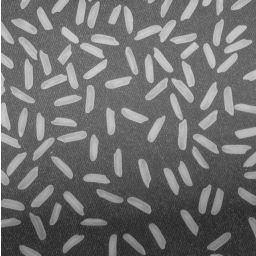
%> input picture general/matlab/as06/ex_10.jpg, 256 x 256 px
$ octave ex10.m   (GNU Octave 9; MATLAB toolbox functions it lacks are replaced by stand-ins)
%> lines starting %> are read from the running program, lines starting %| are printed output that depends on the picture; in (x1, y1, x2, y2) boxes, pixels count from 0 and x2, y2 are one past the last pixel; in counts of white or black regions, pixels touching at a corner belong together; the program's own positions count from 1
I = imread('ex_10.jpg');
%> I is the input picture: size 256x256x3 uint8; min 34, max 255, mean 111.8
I = rgb2gray(I);
%> I: size 256x256 uint8

BW = im2bw(I);
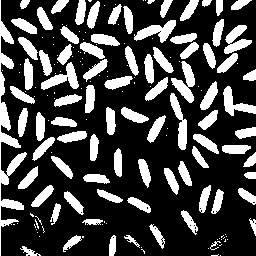
%> BW: size 256x256 logical; 27.2% white; 171 white regions (87 under 20 px), largest, box (x1, y1, x2, y2) and area: (0, 0, 27, 256) 1513, (171, 61, 195, 103) 462, (134, 20, 176, 43) 444

S = strel('disk', 15);

D = imdilate(BW, S);
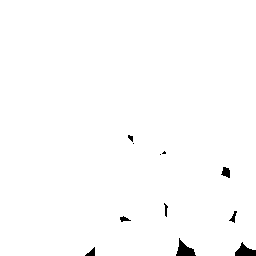
%> D: size 256x256 logical; 99.1% white; 11 black regions (3 under 20 px), largest, box (x1, y1, x2, y2) and area: (176, 238, 196, 256) 186, (235, 242, 256, 256) 170, (221, 167, 230, 178) 68

T = D - BW;
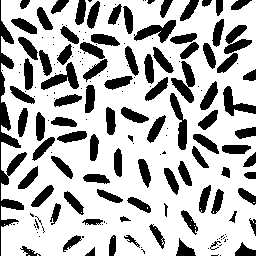
%> T: size 256x256 double; values 0 (black) and 1 (white), 71.9% white; 182 black regions (90 under 20 px), largest, box (x1, y1, x2, y2) and area: (0, 0, 27, 256) 1513, (171, 61, 195, 103) 462, (134, 20, 176, 43) 444

imshow(T);

$ run again, with general/matlab/as06/ex_02.JPG copied over general/matlab/as06/ex_10.jpg
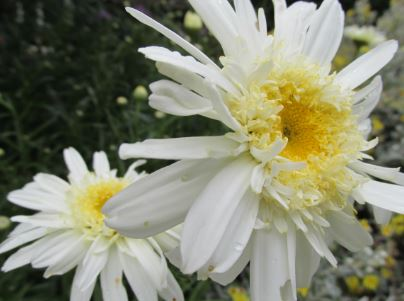
%> input picture general/matlab/as06/ex_02.JPG, 404 x 301 px
%> I is the input picture: size 301x404x3 uint8; mean R, G, B 132, 133.7, 111.8
%> I: size 301x404 uint8
%> `BW = im2bw(I);`:
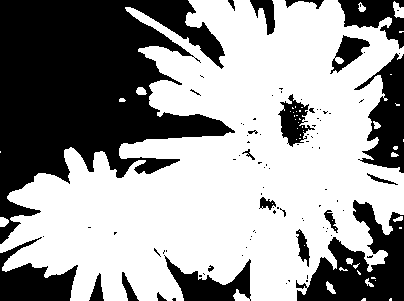
%> BW: size 301x404 logical; 60.3% white; 95 black regions (74 under 20 px), largest, box (x1, y1, x2, y2) and area: (0, 0, 235, 244) 30239, (296, 200, 404, 301) 5480, (354, 53, 404, 173) 3078
%> D: size 301x404 logical; 84.1% white; 9 black regions (2 under 20 px), largest, box (x1, y1, x2, y2) and area: (0, 0, 146, 182) 17830, (0, 280, 57, 301) 827, (390, 243, 404, 290) 282
%> `T = D - BW;`:
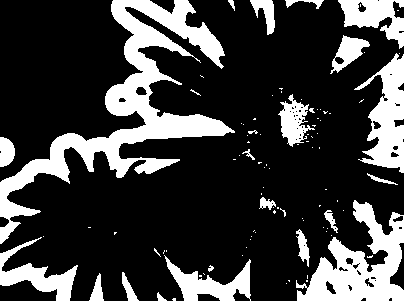
%> T: size 301x404 double; values 0 (black) and 1 (white), 23.8% white; 96 white regions (74 under 20 px), largest, box (x1, y1, x2, y2) and area: (0, 0, 235, 244) 11868, (296, 200, 404, 301) 5185, (354, 53, 404, 173) 2995

$ run again, with general/matlab/as06/ex_07.JPG copied over general/matlab/as06/ex_10.jpg
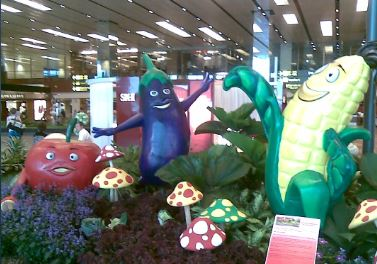
%> input picture general/matlab/as06/ex_07.JPG, 377 x 264 px
%> I is the input picture: size 264x377x3 uint8; mean R, G, B 105.3, 115.7, 108.9
%> I: size 264x377 uint8
%> `BW = im2bw(I);`:
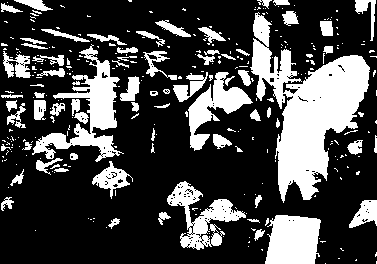
%> BW: size 264x377 logical; 27.8% white; 308 white regions (233 under 20 px), largest, box (x1, y1, x2, y2) and area: (250, 12, 370, 203) 9443, (32, 44, 124, 162) 3213, (265, 215, 321, 264) 2313
%> D: size 264x377 logical; 88.3% white; 14 black regions (4 under 20 px), largest, box (x1, y1, x2, y2) and area: (0, 120, 263, 264) 9642, (197, 0, 243, 27) 633, (77, 0, 126, 22) 370
%> `T = D - BW;`:
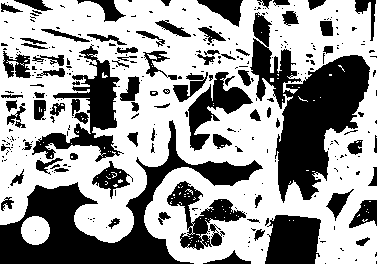
%> T: size 264x377 double; values 0 (black) and 1 (white), 60.6% white; 322 black regions (237 under 20 px), largest, box (x1, y1, x2, y2) and area: (0, 120, 263, 264) 9642, (250, 12, 370, 203) 9443, (32, 44, 124, 162) 3213
